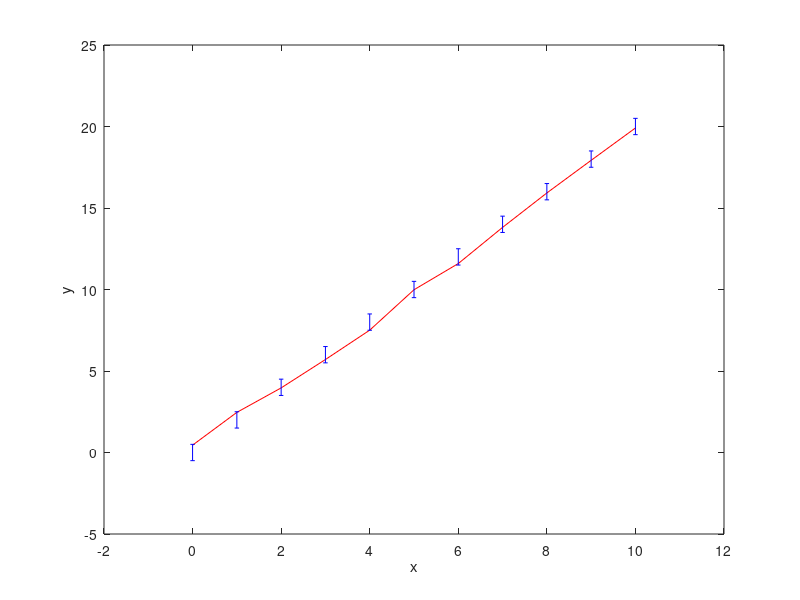

MATLAB code for this plot:
function zad5
%UNTITLED Summary of this function goes here
%   Detailed explanation goes here
    X = 0 : 10;
    Y = zeros(1, length(X));
    Y_wz = zeros(1, length(X));
    
    a = -0.5;
    b = 0.5;
    i = 1;
    
    
    for x = X
        eps = a + (b - a) * rand();
        Y(i) = 2 * x + eps;
        
        Y_wz(i) = 2 * x;
        i = i + 1;
    end
    
    figure;
    plot(X, Y, 'Color', 'r');
    hold on
    for i = 1 : length(X)
        X_akt = [X(i) X(i)];
        Y_akt = [Y_wz(i) + a, Y_wz(i) + b];
        line(X_akt, Y_akt, 'Color', 'b');
        
        X_akt = [X(i) - 0.05, X(i) + 0.05];
        Y_akt = [Y_wz(i) + a, Y_wz(i) + a];
        line(X_akt, Y_akt, 'Color', 'b');
        
        X_akt = [X(i) - 0.05, X(i) + 0.05];
        Y_akt = [Y_wz(i) + b, Y_wz(i) + b];
        line(X_akt, Y_akt, 'Color', 'b');
    end
    hold off;
    xlabel('x');
    ylabel('y');
end

